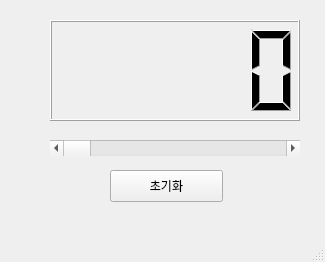
<?xml version="1.0" encoding="UTF-8"?>
<ui version="4.0">
 <class>MainWindow</class>
 <widget class="QMainWindow" name="MainWindow">
  <property name="geometry">
   <rect>
    <x>0</x>
    <y>0</y>
    <width>325</width>
    <height>262</height>
   </rect>
  </property>
  <property name="sizePolicy">
   <sizepolicy hsizetype="Preferred" vsizetype="Preferred">
    <horstretch>0</horstretch>
    <verstretch>0</verstretch>
   </sizepolicy>
  </property>
  <property name="font">
   <font>
    <kerning>true</kerning>
   </font>
  </property>
  <property name="contextMenuPolicy">
   <enum>Qt::DefaultContextMenu</enum>
  </property>
  <property name="windowTitle">
   <string>MainWindow</string>
  </property>
  <property name="toolButtonStyle">
   <enum>Qt::ToolButtonIconOnly</enum>
  </property>
  <property name="documentMode">
   <bool>false</bool>
  </property>
  <property name="tabShape">
   <enum>QTabWidget::Rounded</enum>
  </property>
  <property name="dockNestingEnabled">
   <bool>false</bool>
  </property>
  <widget class="QWidget" name="centralwidget">
   <widget class="QLCDNumber" name="lcd">
    <property name="geometry">
     <rect>
      <x>50</x>
      <y>20</y>
      <width>250</width>
      <height>101</height>
     </rect>
    </property>
   </widget>
   <widget class="QScrollBar" name="scrollbar">
    <property name="geometry">
     <rect>
      <x>50</x>
      <y>140</y>
      <width>250</width>
      <height>16</height>
     </rect>
    </property>
    <property name="font">
     <font>
      <pointsize>50</pointsize>
      <kerning>true</kerning>
     </font>
    </property>
    <property name="tabletTracking">
     <bool>false</bool>
    </property>
    <property name="orientation">
     <enum>Qt::Horizontal</enum>
    </property>
   </widget>
   <widget class="QPushButton" name="button">
    <property name="geometry">
     <rect>
      <x>110</x>
      <y>170</y>
      <width>113</width>
      <height>32</height>
     </rect>
    </property>
    <property name="text">
     <string>초기화</string>
    </property>
   </widget>
  </widget>
  <widget class="QMenuBar" name="menubar">
   <property name="geometry">
    <rect>
     <x>0</x>
     <y>0</y>
     <width>325</width>
     <height>24</height>
    </rect>
   </property>
  </widget>
  <widget class="QStatusBar" name="statusbar"/>
 </widget>
 <resources/>
 <connections/>
</ui>
